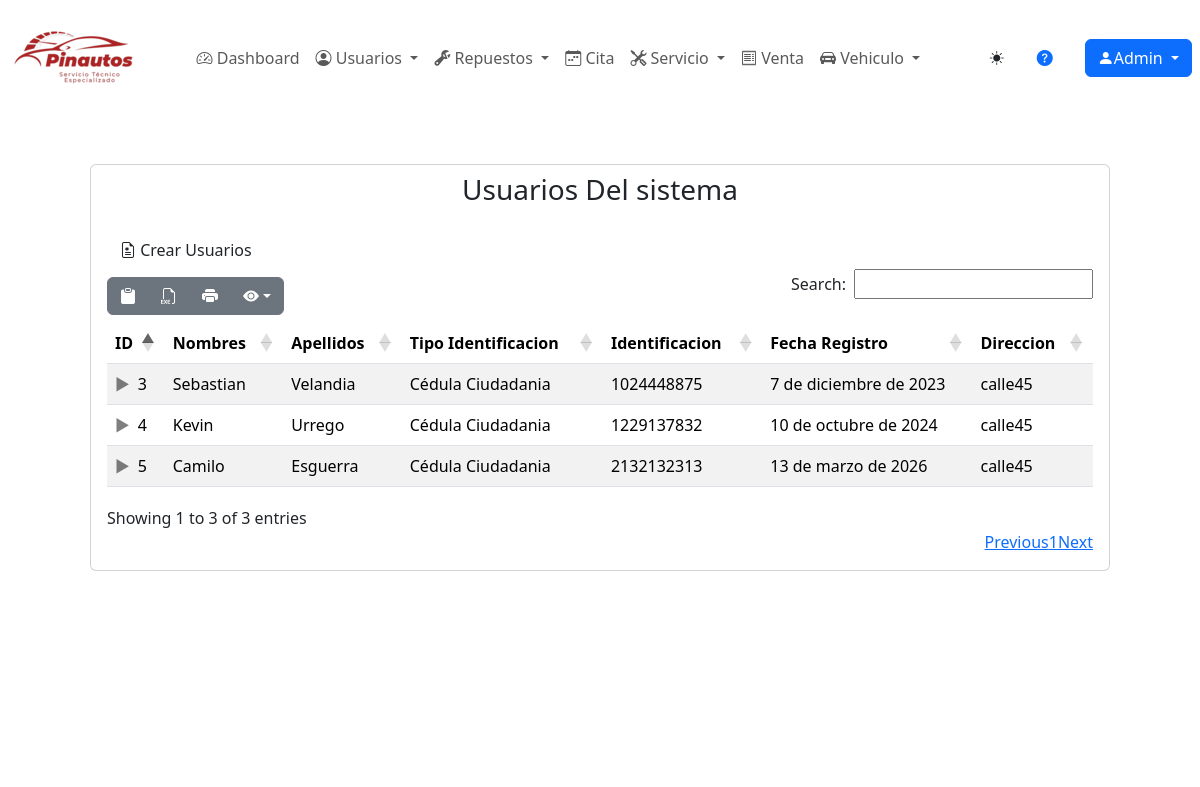
Before: /usuarios/usuarios/ (signed in) with the older database file.
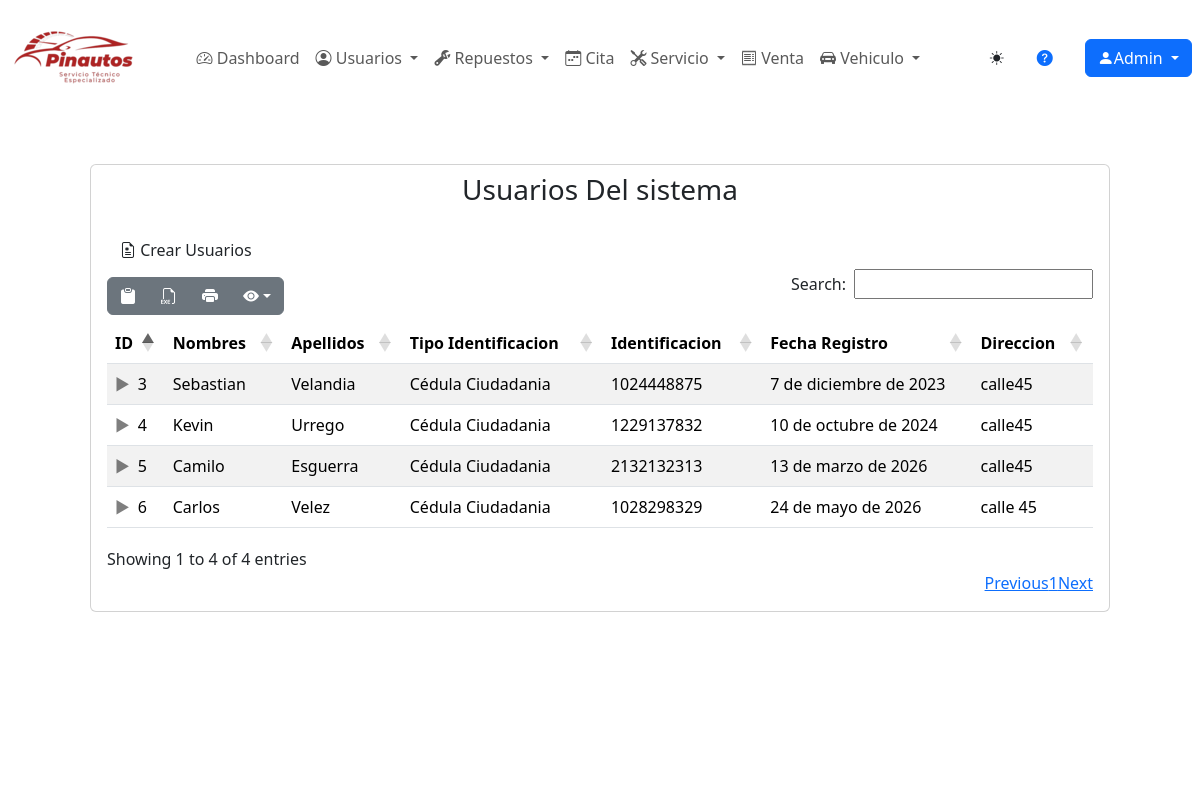
After: the same page with the newer database file.
### usuarios/models.py (models this page shows, shortened)
class Usuario(models.Model):
    class TipoUsuario(models.TextChoices):
        ADMINISTRADOR = 'Administrador', _("Administrador")
        SECRETARIA = 'Secretaria', _("Secretaria")
        MECANICO = 'Mecanico', _("Mecanico")
    tipo_usuario = models.CharField(max_length=13, choices=TipoUsuario.choices, verbose_name="Tipo Usuario", default=TipoUsuario.MECANICO, blank=False)
    nombres = models.CharField(max_length=30, verbose_name="Nombres", default='', blank=False, validators=[alphabetic_validator])
    apellidos = models.CharField(max_length=30, verbose_name="Apellidos", default='', blank=False, validators=[alphabetic_validator])
    class TipoIdentificacion(models.TextChoices):
        CEDULA = 'Cédula Ciudadania', _("Cédula Ciudadania")
        TARJETA = 'Tarjeta Identidad', _("Tarjeta de Identidad")
        CEDULA_EXTRANJERIA = 'Cédula Extrangería', _("Cédula de Extrangería")
    tipo_identificacion = models.CharField(max_length=18, choices=TipoIdentificacion.choices, verbose_name="Tipo de identificacion", default=TipoIdentificacion.CEDULA, blank=False)
    identificacion = models.CharField(max_length=10, verbose_name="Identificacion", default='', validators=[numeric_validator], unique=True, blank=False)
    telefono = models.CharField(max_length=11, verbose_name="Telefono", validators=[numeric_validator], blank=False)
    telefono2 = models.CharField(max_length=11, verbose_name="Segundo Telefono", validators=[numeric_validator], blank=True)
    nombreusuario = models.CharField(max_length=20, verbose_name="Nombre De Usuario", blank=False, default='')
    correo_personal = models.EmailField(max_length=50, verbose_name="Correo Personal", blank=False, default='')
    contrasena_validator = RegexValidator(regex=r'^[A-Za-z0-9]*$',message="La contraseña solo puede contener letras y números.",code='invalid_password')
    contraseña = models.CharField(max_length=10,verbose_name="Contraseña",blank=False,default='',validators=[validate_password, contrasena_validator])
    confirmarcontraseña = models.CharField(max_length=10, verbose_name="Confirmar Contraseña", blank=False, default='',validators=[validate_password, contrasena_validator])
    direccion = models.CharField(max_length=50, verbose_name="Dirección", blank=False)
    fecha_registro = models.DateField(verbose_name="Fecha de Registro", help_text="MM/DD/AAAA", auto_now_add=True,)
    class RH(models.TextChoices):
        OP = 'OP', _("O+")
        ON = 'ON', _("O-")
        AP = 'AP', _("A+")
        AN = 'AN', _("A-")
        BP = 'BP', _("B+")
        BN = 'BN', _("B-")
        ABP = 'ABP', _("AB+")
        ABN = 'ABN', _("AB-")
    rh = models.CharField(max_length=3, choices=RH.choices, verbose_name="Factor RH", blank=False)
    class Estado(models.TextChoices):
        ACTIVO = '1', _("Activo")
        INACTIVO = '0', _("Inactivo")
    estado = models.CharField(max_length=2, choices=Estado.choices, default=Estado.ACTIVO, verbose_name="Estado", blank=False)
    arl = models.ForeignKey(Arl, on_delete=models.SET_NULL, null=True, blank=False, verbose_name="ARL")
    class Meta:
        verbose_name_plural = "usuarios"

### usuarios/views.py (the view)
# urls.py: path('usuarios/', usuario_listar, name="usuarios" ),
@login_required
def usuario_listar(request):
    titulo = "Usuarios"
    modulo = "Usuarios"
    usuario = Usuario.objects.all()
    context = {
        "titulo": titulo,
        "modulo": modulo,
        "usuarios":usuario
    }
    return render(request, "usuarios/usuario/listar.html", context)

### base/templates/usuarios/usuario/listar.html (shortened to what this page needs)
{% extends 'partials/body.html' %}
{% load static %}
{% block contenido %}
<body>
    <div class="card fondcard m-5">
        <h3 class="text-center m-2">Usuarios Del sistema</h3>
        <div class="card-body">
            <a href="{% url 'usuarios-crear' %}" class="btn fondtable">
                <i class="bi bi-file-earmark-medical"></i> Crear {{titulo}}
              </a>
            <table id="example" class="table table-striped nowrap" style="width:100%">
                <thead>
                    <tr>
                        <th>ID</th>
                        <th>Nombres</th>
                        <th>Apellidos</th>
                        <th>Tipo Identificacion</th>
                        <th>Identificacion</th>
                        <th>Fecha Registro</th>
                        <th>Direccion</th>
                    </tr>
                </thead>
                <tbody>
                    {% for usuario in usuarios %}
                    <tr>
                        <td>{{usuario.id}}</td>
                        <td>{{usuario.nombres}}</td>
                        <td>{{usuario.apellidos}}</td>
                        <td>{{usuario.tipo_identificacion}}</td>
                        <td>{{usuario.identificacion}}</td>
                        <td>{{usuario.fecha_registro}}</td>
                        <td>{{usuario.direccion}}</td>
                    </tr>
                    {% endfor %}
                </tbody>
            </table>
        </div>
    </div>
</body>
{% endblock contenido %}

Changed rows visible on the page:
added Usuario: id "6", nombres "Carlos", apellidos "Velez", tipo_identificacion "Cédula Ciudadania", identificacion "1028298329", fecha_registro "24 de mayo de 2026", direccion "calle 45"
Other visible differences:
text written by a page script: "Search: Showing 1 to 3 of 3 entries Previous 1 Next" → "Search: Showing 1 to 4 of 4 entries Previous 1 Next"
